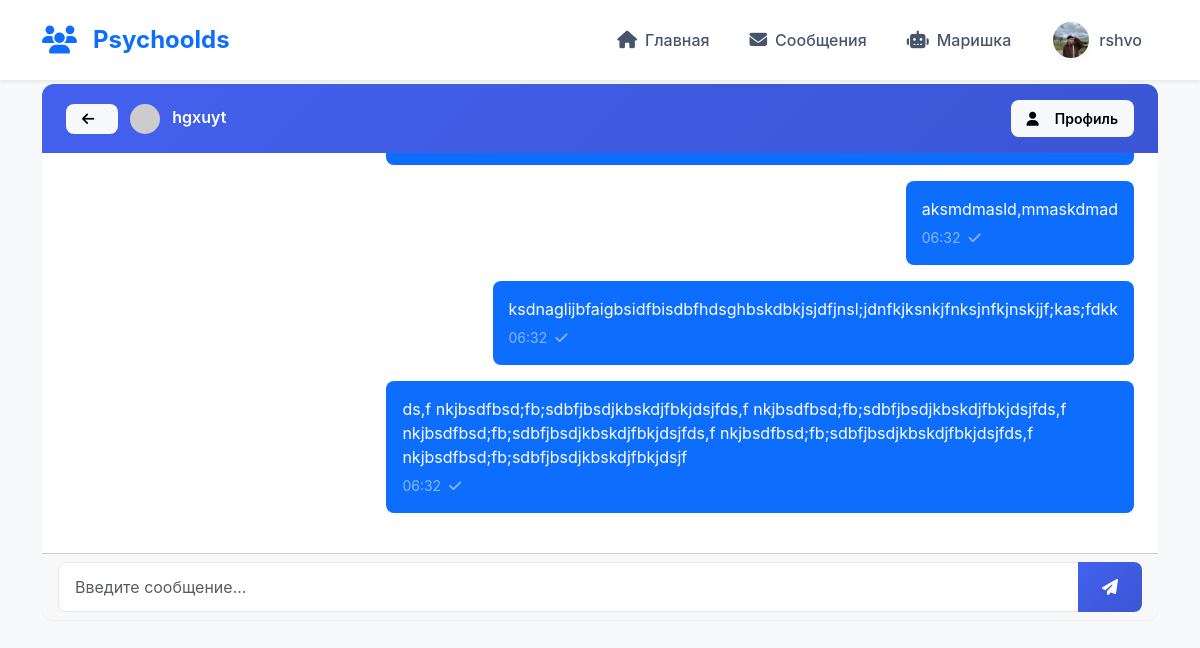
Page /messages/1 (signed in) on the committed database.
### app.py (models this page shows, shortened)
class User(UserMixin, db.Model):
    __tablename__ = 'users'
    id = db.Column(db.Integer, primary_key=True)
    username = db.Column(db.String(80), unique=True, nullable=False)
    email = db.Column(db.String(120), unique=True, nullable=False)
    password_hash = db.Column(db.String(200), nullable=False)
    bio = db.Column(db.Text, nullable=True)
    avatar = db.Column(db.String(200), default='default.jpg')
    created_at = db.Column(db.DateTime, default=datetime.utcnow)
    posts = db.relationship('Post', backref='author', lazy=True, cascade='all, delete-orphan')
    comments = db.relationship('Comment', backref='author', lazy=True, cascade='all, delete-orphan')
    likes = db.relationship('Like', backref='user', lazy=True, cascade='all, delete-orphan')
    followed = db.relationship(
        'Follow', foreign_keys='Follow.follower_id',
        backref='follower', lazy='dynamic'
    )
    followers = db.relationship(
        'Follow', foreign_keys='Follow.followed_id',
        backref='followed', lazy='dynamic'
    )

class Message(db.Model):
    __tablename__ = 'messages'
    id = db.Column(db.Integer, primary_key=True)
    sender_id = db.Column(db.Integer, db.ForeignKey('users.id'), nullable=False)
    recipient_id = db.Column(db.Integer, db.ForeignKey('users.id'), nullable=False)
    content = db.Column(db.Text, nullable=False)
    timestamp = db.Column(db.DateTime, default=datetime.utcnow)
    is_read = db.Column(db.Boolean, default=False)
    sender = db.relationship('User', foreign_keys=[sender_id], backref='sent_messages')
    recipient = db.relationship('User', foreign_keys=[recipient_id], backref='received_messages')

### app.py (the view)
@app.route('/messages/<int:user_id>')
@login_required
def conversation(user_id):
    other_user = User.query.get_or_404(user_id)
    if other_user == current_user:
        flash('Нельзя отправлять сообщения самому себе', 'warning')
        return redirect(url_for('messages'))
    messages = Message.query.filter(
        ((Message.sender_id == current_user.id) & (Message.recipient_id == user_id)) |
        ((Message.sender_id == user_id) & (Message.recipient_id == current_user.id))
    ).order_by(Message.timestamp.asc()).all()
    unread = Message.query.filter_by(
        sender_id=user_id,
        recipient_id=current_user.id,
        is_read=False
    ).all()
    for msg in unread:
        msg.is_read = True
    db.session.commit()
    return render_template('conversation.html', other_user=other_user, messages=messages)

### app.py (called while the page is built)
@login_manager.user_loader
def load_user(user_id):
    return db.session.get(User, int(user_id))

### templates/conversation.html (shortened to what this page needs)
{% extends "base.html" %}
{% block content %}
<div class="row">
    <div class="col-md-12">
        <div class="card">
            <div class="card-header bg-primary text-white d-flex justify-content-between align-items-center">
                <div>
                    <a href="{{ url_for('messages') }}" class="btn btn-sm btn-light me-2">
                        <i class="fas fa-arrow-left"></i>
                    </a>
                    <img src="https://ui-avatars.com/api/?name={{ other_user.username }}&background=0D6EFD&color=fff&size=30"
                         class="rounded-circle me-2" style="width: 30px; height: 30px;">
                    <span>{{ other_user.username }}</span>
                </div>
                <a href="{{ url_for('profile', username=other_user.username) }}" class="btn btn-sm btn-light">
                    <i class="fas fa-user"></i> Профиль
                </a>
            </div>
            <div class="card-body" style="height: 400px; overflow-y: auto;" id="messageContainer">
                {% if messages %}
                    {% for message in messages %}
                        {% if message.sender_id == current_user.id %}
                            <div class="d-flex justify-content-end mb-3">
                                <div class="bg-primary text-white p-3 rounded-3" style="max-width: 70%;">
                                    <p class="mb-1">{{ message.content }}</p>
                                    <small class="text-white-50">
                                        {{ message.timestamp.strftime('%H:%M') }}
                                        {% if message.is_read %}
                                            <i class="fas fa-check-double ms-1"></i>
                                        {% else %}
                                            <i class="fas fa-check ms-1"></i>
                                        {% endif %}
                                    </small>
                                </div>
                            </div>
                        {% endif %}
                    {% endfor %}
                {% else %}
                    <div class="text-center text-muted p-5">
                        <i class="fas fa-comments" style="font-size: 48px;"></i>
                        <p class="mt-3">Нет сообщений. Начните диалог!</p>
                    </div>
                {% endif %}
            </div>
            <div class="card-footer">
                <form id="messageForm" onsubmit="return sendMessage(event)">
                    <div class="input-group">
                        <input type="text"
                               id="messageInput"
                               class="form-control"
                               placeholder="Введите сообщение..."
                               autocomplete="off">
                        <button class="btn btn-primary" type="submit">
                            <i class="fas fa-paper-plane"></i>
                        </button>
                    </div>
                </form>
            </div>
        </div>
    </div>
</div>
{% endblock %}

### templates/base.html (shortened to what this page needs)
<!DOCTYPE html>
<html lang="ru">
<head>
    <link href="https://cdn.jsdelivr.net/npm/bootstrap@5.3.0/dist/css/bootstrap.min.css" rel="stylesheet">
    <link rel="stylesheet" href="https://cdnjs.cloudflare.com/ajax/libs/font-awesome/6.4.0/css/all.min.css">
    <link rel="stylesheet" href="{{ url_for('static', filename='style.css') }}?v={{ range(1, 100000) | random }}">
</head>
<body>
    <nav class="navbar navbar-expand-lg navbar-light bg-white fixed-top shadow-sm">
        <div class="container">
            <a class="navbar-brand" href="{{ url_for('index') }}">
                <i class="fas fa-users me-2"></i>Psychoolds
            </a>
            <div class="collapse navbar-collapse" id="navbarNav">
                <ul class="navbar-nav ms-auto">
                    {% if current_user.is_authenticated %}
                        <li class="nav-item">
                            <a class="nav-link" href="{{ url_for('index') }}">
                                <i class="fas fa-home"></i> Главная
                            </a>
                        </li>
<li class="nav-item position-relative">
    <a class="nav-link" href="{{ url_for('messages') }}">
        <i class="fas fa-envelope"></i> Сообщения
    </a>
</li>
                        <li class="nav-item">
                            <a class="nav-link" href="{{ url_for('ai_chat') }}">
                                <i class="fas fa-robot"></i> Маришка
                            </a>
                        </li>
                        <li class="nav-item">
                            <a class="nav-link" href="{{ url_for('profile', username=current_user.username) }}">
                                <img src="{% if current_user.avatar != 'default.jpg' %}{{ url_for('static', filename='uploads/' + current_user.avatar) }}{% else %}https://ui-avatars.com/api/?name={{ current_user.username }}&background=0D6EFD&color=fff&size=40{% endif %}"
                         class="avatar"
                         alt="Avatar"
                         style="width: 40px; height: 40px; object-fit: cover;"> {{ current_user.username }}
                            </a>
                        </li>
                    {% endif %}
                </ul>
            </div>
        </div>
    </nav>
    <main class="container mt-4">
        {% block content %}{% endblock %}
    </main>
</body>
</html>

### static/style.css (style rules this page uses)
:root { --primary-color: #4361ee; --primary-dark: #3a56d4; --secondary-color: #6c757d; --success-color: #10b981; --danger-color: #ef4444; --warning-color: #f59e0b; --info-color: #3b82f6; --light-color: #f8f9fa; --dark-color: #1e293b; --bg-color: #f1f5f9; --card-bg: #ffffff; --text-primary: #0f172a; --text-secondary: #475569; --text-muted: #64748b; --border-color: #e2e8f0; --shadow-sm: 0 1px 2px 0 rgb(0 0 0 / 0.05); --shadow-md: 0 4px 6px -1px rgb(0 0 0 / 0.1); --shadow-lg: 0 10px 15px -3px rgb(0 0 0 / 0.1); --shadow-xl: 0 20px 25px -5px rgb(0 0 0 / 0.1); --radius-sm: 0.375rem; --radius-md: 0.5rem; --radius-lg: 0.75rem; --radius-xl: 1rem; --radius-full: 9999px; --font-sans: -apple-system, BlinkMacSystemFont, 'Segoe UI', Roboto, 'Helvetica Neue', Arial, sans-serif; }
* { margin: 0; padding: 0; box-sizing: border-box; }
body { font-family: var(--font-sans); background-color: var(--bg-color); color: var(--text-primary); line-height: 1.5; padding-top: 70px; min-height: 100vh; }
.navbar { background: var(--card-bg) !important; box-shadow: var(--shadow-md); padding: 0.75rem 0; position: fixed; top: 0; width: 100%; z-index: 1000; backdrop-filter: blur(10px); background: rgba(255, 255, 255, 0.95) !important; }
.navbar-brand { font-weight: 700; font-size: 1.5rem; color: var(--primary-color) !important; display: flex; align-items: center; gap: 0.5rem; }
.navbar-brand i { font-size: 1.75rem; }
.navbar-nav { display: flex; align-items: center; gap: 0.5rem; }
.nav-link { font-weight: 500; color: var(--text-secondary) !important; padding: 0.5rem 1rem !important; border-radius: var(--radius-full); transition: all 0.2s ease; display: flex; align-items: center; gap: 0.5rem; }
.nav-link i { font-size: 1.1rem; }
.card { background: var(--card-bg); border: none; border-radius: var(--radius-lg); box-shadow: var(--shadow-sm); transition: all 0.3s ease; overflow: hidden; }
.card-header { background: linear-gradient(135deg, var(--primary-color), var(--primary-dark)); color: white; border: none; padding: 1rem 1.5rem; font-weight: 600; }
.card-header i { margin-right: 0.5rem; }
.card-body { padding: 1.5rem; }
.avatar { width: 40px; height: 40px; border-radius: var(--radius-full); object-fit: cover; border: 2px solid var(--card-bg); box-shadow: var(--shadow-sm); }
.form-control, .form-select { border: 1px solid var(--border-color); border-radius: var(--radius-md); padding: 0.75rem 1rem; font-size: 1rem; transition: all 0.2s ease; }
.btn { padding: 0.75rem 1.5rem; font-weight: 600; border-radius: var(--radius-md); border: none; transition: all 0.2s ease; cursor: pointer; display: inline-flex; align-items: center; justify-content: center; gap: 0.5rem; font-size: 1rem; }
.btn-sm { padding: 0.5rem 1rem; font-size: 0.875rem; }
.btn-primary { background: linear-gradient(135deg, var(--primary-color), var(--primary-dark)); color: white; }

### templates/base.html (style rules this page uses)
body { background-color: #f8f9fa; padding-top: 60px; }
.navbar-brand { font-weight: bold; color: #0d6efd !important; }
.avatar { width: 40px; height: 40px; border-radius: 50%; object-fit: cover; }

### rows in the picture
User: avatar (picture), username "rshvo"
User: username "hgxuyt"
Message: content "aksmdmasld,mmaskdmad", timestamp "06:32", is_read False (drawn)
Message: content "ksdnaglijbfaigbsidfbisdbfhdsghbskdbkjsjdfjnsl;jdnfkjksnkjfnksjnfkjnskjjf;kas;fdkk", timestamp "06:32", is_read False (drawn)
Message: content "ds,f nkjbsdfbsd;fb;sdbfjbsdjkbskdjfbkjdsjfds,f nkjbsdfbsd;fb;sdbfjbsdjkbskdjfbkjdsjfds,f nkjbsdfbsd;fb;sdbfjbsdjkbskdjfbkjdsjfds,f nkjbsdfbsd;fb;sdbfjbsdjkbskdjfbkjdsjfds,f nkjbsdfbsd;fb;sdbfjbsdjkbskdjfbkjdsjf", timestamp "06:32", is_read False (drawn)
